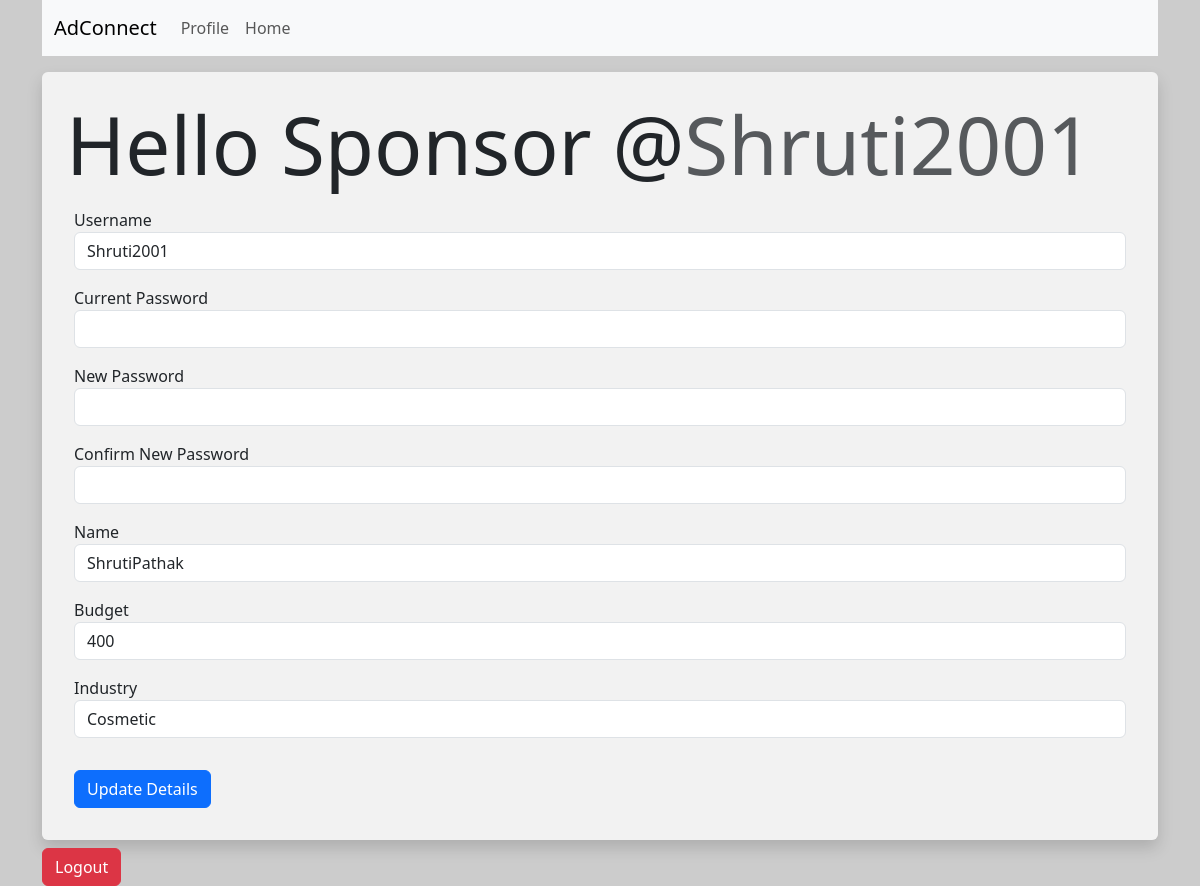
/profile (signed in), run on the app's committed database.
### models.py (models this page shows)
class Sponsor(db.Model):
    __tablename__ = 'sponsors'
    id = db.Column(db.Integer, primary_key=True)
    username = db.Column(db.String(128),unique=True,nullable=False)
    passhash = db.Column(db.String(256),nullable=False)
    name = db.Column(db.String(64),nullable=True)
    budget = db.Column(db.Integer,nullable=True)
    industry = db.Column(db.String(64), nullable=True)
    campaigns = db.relationship('Campaign', back_populates='sponsor')
    ad_requests = db.relationship('AdRequest', back_populates='sponsor')

### routes.py (the view)
@app.route("/profile")
@auth_required
def profile():
    user_type = session['user_type']
    id = session['id']
    if user_type == "influencer":
        influencer = Influencer.query.filter_by(id=id).first()
        return render_template('profile.html', influencer = influencer, user_type = user_type)
    elif user_type == "sponsor":
        sponsor = Sponsor.query.filter_by(id=id).first()
        return render_template('profile.html', sponsor = sponsor, user_type = user_type)

### routes.py (called while the page is built)
def auth_required(inner_func):
    @wraps(inner_func)
    def decorated_func(*args, **kwargs):
        if session.get("id"):
            return inner_func(*args, **kwargs)
        else:
            flash("Error : Please log in to continue")
            return redirect(url_for('login'))
    return decorated_func

### templates/profile.html (shortened to what this page needs)
{% extends 'layout.html' %}
{% block content %}
    {% if user_type == "influencer" %}
        <form action="{{  url_for('update_profile_influencer')  }}" method="POST" class="p-4 bg-white bg-opacity-75 rounded shadow mt-3">
            <h1 class="display-1">Hello Influencer @<span class="text-muted">{{influencer.username}}</span></h1>
            <div class="form-group p-2">
                <label for="username" class="card-text">Username</label>
                <input type="text" name="username" class="form-control" value ="{{influencer.username}}" required>
            </div>
            <div class="form-group p-2">
                <label for="password" class="card-text">Current Password</label>
                <input type="password" name = "current_password" class="form-control">
            </div>
            <div class="form-group p-2">
                <label for="new_password" class="card-text">New Password</label>
                <input type="password" name = "new_password" class="form-control" >
            </div>
            <div class="form-group p-2">
                <label for="confirm_new_password" class="card-text">Confirm New Password</label>
                <input type="password" name = "confirm_new_password" class="form-control" >
            </div>
            <div class="form-group p-2">
                <label for="name" class="card-text">Name</label>
                <input type="text" name="name" class="form-control" value ="{{influencer.name}}" required>
            </div>
            <div class="form-group p-2">
                <label for="category" class="card-text">Category</label>
                <input type="text" name="category" class="form-control" value ="{{influencer.category}}">
            </div>
            <div class="form-group p-2">
                <label for="niche" class="card-text">Niche</label>
                <input type="text" name="niche" class="form-control" value ="{{influencer.niche}}">
            </div>
            <div class="form-group p-2">
                <label for="reach" class="card-text">Reach</label>
                <input type="text" name="reach" class="form-control" value ="{{influencer.reach}}">
            </div>
            <div class="form-group mt-3 p-2">
                <button type="submit" class="btn btn-primary">Update Details</button>
            </div>
        </form>
    {% elif user_type=="sponsor" %}
        <form action="{{  url_for('update_profile_sponsor')  }}" method="POST" class="p-4 bg-white bg-opacity-75 rounded shadow mt-3">
            <h1 class="display-1">Hello Sponsor @<span class="text-muted">{{sponsor.username}}</span></h1>
            <div class="form-group p-2">
                <label for="username" class="card-text">Username</label>
                <input type="text" name="username" class="form-control" value ="{{sponsor.username}}" required>
            </div>
            <div class="form-group p-2">
                <label for="password" class="card-text">Current Password</label>
                <input type="password" name = "current_password" class="form-control">
            </div>
            <div class="form-group p-2">
                <label for="new_password" class="card-text">New Password</label>
                <input type="password" name = "new_password" class="form-control">
            </div>
            <div class="form-group p-2">
                <label for="confirm_new_password" class="card-text">Confirm New Password</label>
                <input type="password" name = "confirm_new_password" class="form-control">
            </div>
            <div class="form-group p-2">
                <label for="name" class="card-text">Name</label>
                <input type="text" name="name" class="form-control" value ="{{sponsor.name}}">
            </div>
            <div class="form-group p-2">
                <label for="budget" class="card-text">Budget</label>
                <input type="number" name="budget" class="form-control" value ="{{sponsor.budget}}" min="0">
            </div>
            <div class="form-group p-2">
                <label for="industry" class="card-text">Industry</label>
                <input type="text" name="industry" class="form-control" value ="{{sponsor.industry}}">
            </div>
            <div class="form-group mt-3 p-2">
                <button type="submit" class="btn btn-primary">Update Details</button>
            </div>
        </form>
    {% endif %}
    <form action="{{  url_for('logout')  }}" class="form mt-2">
        <button type="submit" class="btn btn-danger">Logout</button>
    </form>
{% endblock %}

### templates/layout.html (style rules this page uses)
body { background-image: url('https://picsum.photos/1920/1080'); background-size: cover; background-repeat: no-repeat; background-attachment: fixed; }

### data on the page
Sponsor: username "Shruti2001", name "ShrutiPathak", budget "400", industry "Cosmetic"
